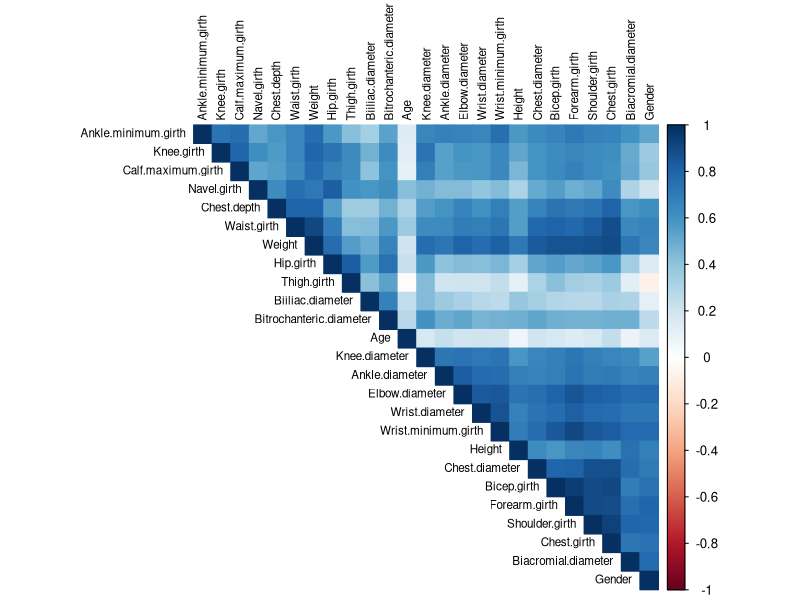
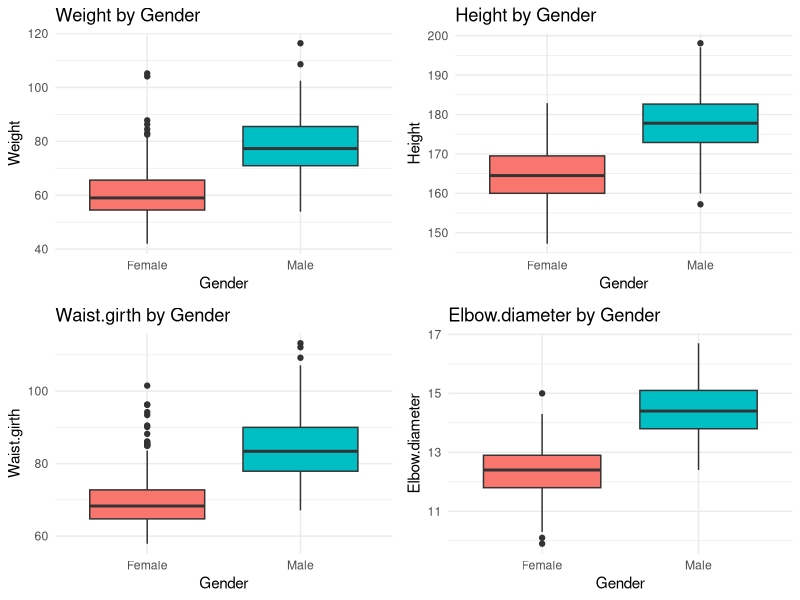
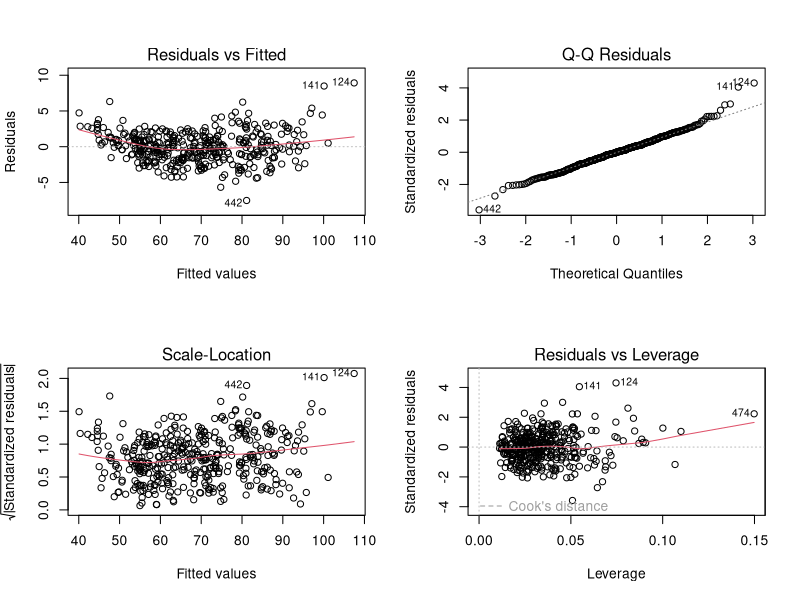
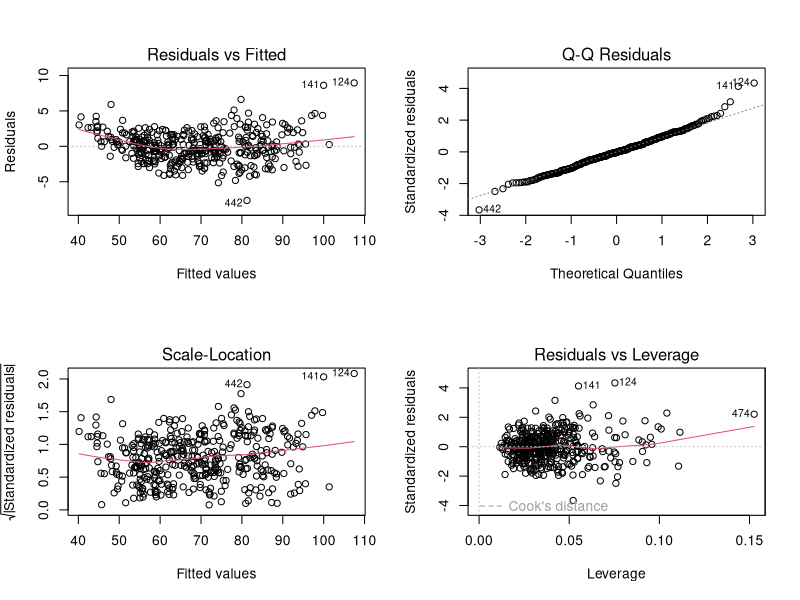
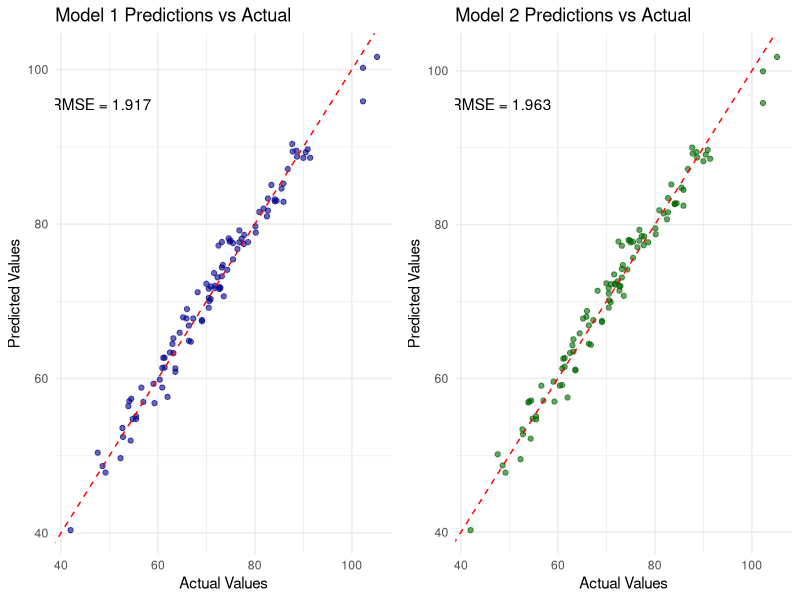

These charts were generated, in order, by the following R code:
## ---- chunk 1
knitr::opts_chunk$set(echo = TRUE, comment="")
## ---- chunk 2
    ## There are a few options in every chunk, click the setting button (greyed) near the triangle:
    # 1. to use default as in the above (show code and output, ie ECHO=TRUE) or 
    # 2. to show output only (ie ECHO=FALSE) or
    # 3. show nothing (run code) ie include=FALSE
    # 4. show nothing (dont run the code), like this chunk, ie eval=FALSE, include=FALSE
    ## You can knit this template into Word and then update it into pdf etc..
    ## You can create your own way for submission, this is just an example if you are going to use Rmd.
    
    suppressPackageStartupMessages({
          library(corrplot)
          library(ggplot2)
          library(gridExtra)
          library(purrr)
          library(knitr)
          library(dplyr)
        })
## ---- chunk 3
    # Answer code here
## ---- chunk 4
    # Answer code here
## ---- chunk 5
    # Answer code here
## ---- chunk 6
    # Answer code here
## ---- chunk 7
    # Answer code here
## ---- chunk 8
    body <- read.csv("body.csv")
    names(body)
## ---- chunk 9
    body_clean <- body[,c(-1)]
    
    # Calculate correlation matrix
    cor_matrix <- cor(body_clean, use = "complete.obs")
    
    # Create correlation heatmap
    corrplot(cor_matrix, method = "color", type = "upper", 
             order = "hclust", tl.col = "black", tl.cex = 0.7) 
## ---- chunk 10
    gender_body <- body_clean
    gender_body$Gender <- factor(gender_body$Gender, labels = c("Female", "Male"))
    
    create_boxplot <- function(var_name) {
      ggplot(gender_body, aes(x = factor(Gender), y = .data[[var_name]], fill = factor(Gender))) +
        geom_boxplot() +
        labs(title = paste(var_name, "by Gender"), x = "Gender", y = var_name) +
        theme_minimal() +
        theme(legend.position = "none")
    }
    
    gender_related_vars <- c("Weight", "Height", "Waist.girth", "Elbow.diameter")
    plots <- map(gender_related_vars, create_boxplot)
    
    grid.arrange(grobs = plots, ncol = 2)
## ---- chunk 11
    # Data Selection
    set.seed(2401)
    test_index <- sample(nrow(body_clean), floor(0.2 * nrow(body_clean)))
    BodyMeasurementsTrain <- body_clean[-test_index, ]
    BodyMeasurementsTest <- body_clean[test_index, ]
    
## ---- chunk 12
    #Multiple Linear Regression Model
    set.seed(2401) #set seed for reproducibility
    body_lm <- lm(Weight ~ ., data = BodyMeasurementsTrain)
    body_lm_intercept_only <- lm(Weight ~ 1, data = BodyMeasurementsTrain)
    
    #Forward Selection
    body_forward <- step(
      body_lm_intercept_only, 
      scope = ~ (
        Biacromial.diameter + Biiliac.diameter + Bitrochanteric.diameter +
        Chest.depth + Chest.diameter + Elbow.diameter + Wrist.diameter +
        Knee.diameter + Ankle.diameter + Shoulder.girth + Chest.girth +
        Waist.girth + Navel.girth + Hip.girth + Thigh.girth + Bicep.girth +
        Forearm.girth + Knee.girth + Calf.maximum.girth + Ankle.minimum.girth +
        Wrist.minimum.girth + Age + Height + Gender
      ),
      direction = 'forward',
      trace = 0)

    
    #Backwards Selection
    body_backward <- step(
      body_lm,
      direction = 'backward',
      trace = 0
    )
## ---- chunk 13
    #further work on the forward selection model
    (summary(body_forward))
## ---- chunk 14
    #backward selection model
    (summary(body_backward))
## ---- chunk 15
    body_forward_large_1 <- lm(formula = Weight ~ Waist.girth + Height + Thigh.girth + Forearm.girth + 
    Shoulder.girth + Calf.maximum.girth + Hip.girth + Chest.girth + 
    Knee.diameter + Age + Chest.depth + Gender + Knee.girth + 
    Chest.diameter + Wrist.minimum.girth, data = BodyMeasurementsTrain)
    
    summary(body_forward_large_1)
    
    body_backwards_large_1 <- lm(formula = Weight ~ Chest.depth + Chest.diameter + Wrist.diameter + 
    Knee.diameter + Shoulder.girth + Chest.girth + Waist.girth + 
    Hip.girth + Thigh.girth + Forearm.girth + Knee.girth + 
    Calf.maximum.girth + Wrist.minimum.girth + Age + Height + 
    Gender, data = BodyMeasurementsTrain)
    
    summary(body_backwards_large_1)
## ---- chunk 16
    #final model summary for forward selection
    body_forward_optimal <- lm(formula = Weight ~ Waist.girth + Height + Thigh.girth + Forearm.girth + 
    Shoulder.girth + Calf.maximum.girth + Hip.girth + Chest.girth + 
    Knee.diameter + Age + Chest.depth + Gender + Knee.girth, data = BodyMeasurementsTrain)
    
    summary(body_forward_optimal)
    
    #final model summary for backward selection
    body_backward_optimal<- lm(formula = Weight ~ Chest.depth + Wrist.diameter +  
                                 Knee.diameter + Shoulder.girth + Chest.girth + 
                                 Waist.girth + Hip.girth + Thigh.girth + Forearm.girth +
                                 Knee.girth + Calf.maximum.girth + Wrist.minimum.girth +
                                 Age + Height + Gender, 
                               data = BodyMeasurementsTrain)
    summary(body_backward_optimal)
## ---- chunk 17
    kable(summary(body_forward_optimal)$coefficients, digits = 4)
## ---- chunk 18
        kable(summary(body_backward_optimal)$coefficients, digits = 4)
## ---- chunk 19
    par(mfrow = c(2, 2))
    model_1 <- body_forward_optimal
    plot(model_1)
## ---- chunk 20
    model_2 <- body_backward_optimal
    par(mfrow = c(2, 2))
    plot(model_2)
## ---- chunk 21
    # We put the RMSPE calculation in a function
    rmspe <- function(pred, actual) {
      sqrt(mean((actual - pred)**2))
    }
## ---- chunk 22
    model_1_pred <- predict(model_1, BodyMeasurementsTest)
    model_2_pred <- predict(model_2, BodyMeasurementsTest)
    
    prediction_data <- data.frame(
    ActualValue = BodyMeasurementsTest$Weight, # Assuming Weight is the target variable
    Model1_Prediction = model_1_pred,
    Model2_Prediction = model_2_pred
    )
    
    # Graph for Model 1
    plot1 <- ggplot(prediction_data, aes(x = ActualValue, y = Model1_Prediction)) +
    geom_point(alpha = 0.6, color = "darkblue") +
    geom_abline(intercept = 0, slope = 1, color = "red", linetype = "dashed") +
    labs(title = "Model 1 Predictions vs Actual",
         x = "Actual Values",
         y = "Predicted Values") +
    theme_minimal() +
    annotate("text", x = min(prediction_data$ActualValue) + 0.1 * diff(range(prediction_data$ActualValue)), y = max(prediction_data$Model1_Prediction) - 0.1 * diff(range(prediction_data$Model1_Prediction)), label = paste("RMSE =", round(sqrt(mean((prediction_data$ActualValue - prediction_data$Model1_Prediction)^2)), 3)))
    
    # Graph for Model 2
    plot2 <- ggplot(prediction_data, aes(x = ActualValue, y = Model2_Prediction)) +
    geom_point(alpha = 0.6, color = "darkgreen") +
    geom_abline(intercept = 0, slope = 1, color = "red", linetype = "dashed") +
    labs(title = "Model 2 Predictions vs Actual", x = "Actual Values", y = "Predicted Values") + theme_minimal() + annotate("text", x = min(prediction_data$ActualValue) + 0.1 * diff(range(prediction_data$ActualValue)), y = max(prediction_data$Model2_Prediction) - 0.1 * diff(range(prediction_data$Model2_Prediction)), label = paste("RMSE =", round(sqrt(mean((prediction_data$ActualValue - prediction_data$Model2_Prediction)^2)), 3)))
    
    # Arrange plots side by side
    grid.arrange(plot1, plot2, ncol = 2)
## ---- chunk 23
    #first removed <- elbow diameter
    body_forward_1 <- lm(Weight ~ Waist.girth + Height + Thigh.girth + Forearm.girth + 
    Shoulder.girth + Calf.maximum.girth + Hip.girth + Chest.girth + 
    Knee.diameter + Age + Chest.depth + Gender + Knee.girth + 
    Chest.diameter + Bicep.girth + Wrist.minimum.girth + 
    Wrist.diameter, 
    
    data = BodyMeasurementsTrain)
    
    (summary(body_forward_1))
    
    
    #first removed <- bicep girth
    body_backward_1 <- lm(formula = Weight ~ Chest.depth + Chest.diameter + 
                            Wrist.diameter + Knee.diameter + Shoulder.girth + 
                            Chest.girth + Waist.girth + Hip.girth + Thigh.girth + 
                            Forearm.girth + Knee.girth + Calf.maximum.girth + 
                            Wrist.minimum.girth + Age + Height + Gender, 
                          data = BodyMeasurementsTrain)
    summary(body_backward_1)
## ---- chunk 24
    #second remove
    body_forward_2 <- lm(Weight ~ Waist.girth + Height + Thigh.girth + Forearm.girth + 
                        Shoulder.girth + Calf.maximum.girth + Hip.girth + Chest.girth + 
                          Knee.diameter + Age + Chest.depth + Gender + Knee.girth + 
                          Bicep.girth + Wrist.minimum.girth + 
                          Wrist.diameter, 
                        data = BodyMeasurementsTrain)
    
    summary(body_forward_2)
    
    #body backwards have reached 'optimal' solution
    body_backward_final <- lm(formula = Weight ~ Chest.depth + 
                            Wrist.diameter + Knee.diameter + Shoulder.girth + 
                            Chest.girth + Waist.girth + Hip.girth + Thigh.girth + 
                            Forearm.girth + Knee.girth + Calf.maximum.girth + 
                            Wrist.minimum.girth + Age + Height + Gender, 
                          data = BodyMeasurementsTrain)
    
## ---- chunk 25
    #third removed
    body_forward_3 <- lm(Weight ~ Waist.girth + Height + Thigh.girth + Forearm.girth + 
                        Shoulder.girth + Calf.maximum.girth + Hip.girth + Chest.girth + 
                          Knee.diameter + Age + Chest.depth + Gender + Knee.girth + 
                          Chest.diameter + Wrist.minimum.girth + Wrist.diameter, 
                        data = BodyMeasurementsTrain)
    
    summary(body_forward_3)
    
## ---- chunk 26
    #final remove of forwards
    body_forward_final <- lm(Weight ~ Waist.girth + Height + Thigh.girth + 
                                 Forearm.girth + Shoulder.girth + Calf.maximum.girth + 
                                 Hip.girth + Chest.girth + Knee.diameter + Age + 
                              Chest.depth + Gender + Knee.girth + Wrist.minimum.girth + 
                                Wrist.diameter, data = BodyMeasurementsTrain)
    
    summary(body_forward_final)
    summary(body_backward_final)
